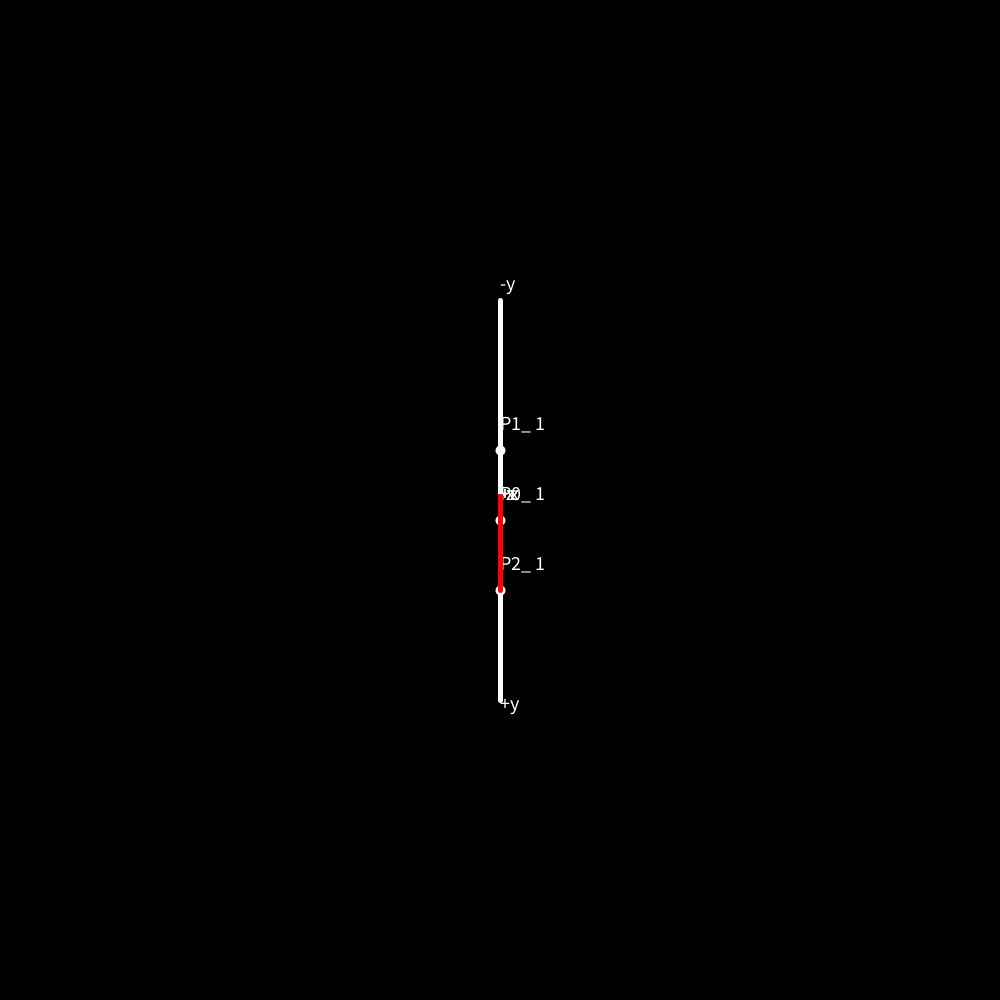
Frame 1 (no input)
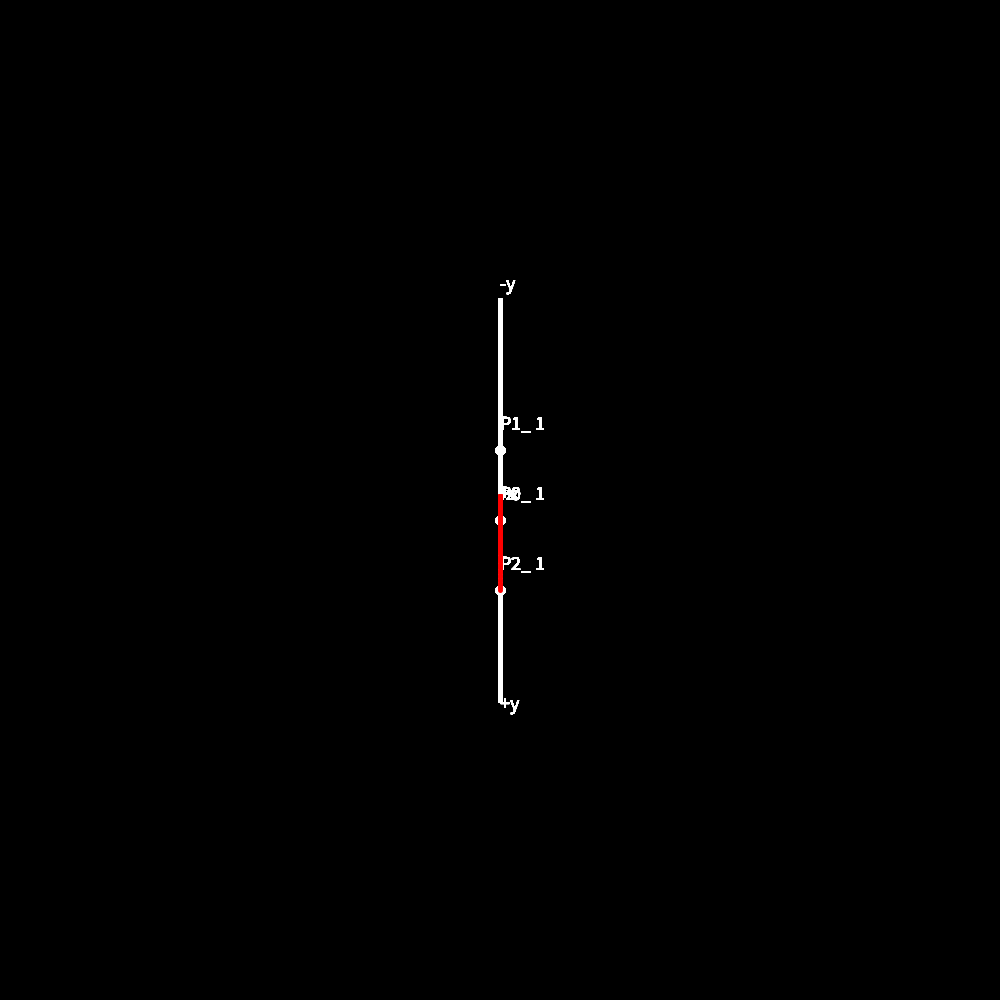
Frame 60 (the mouse pressed at the canvas centre just before this capture)
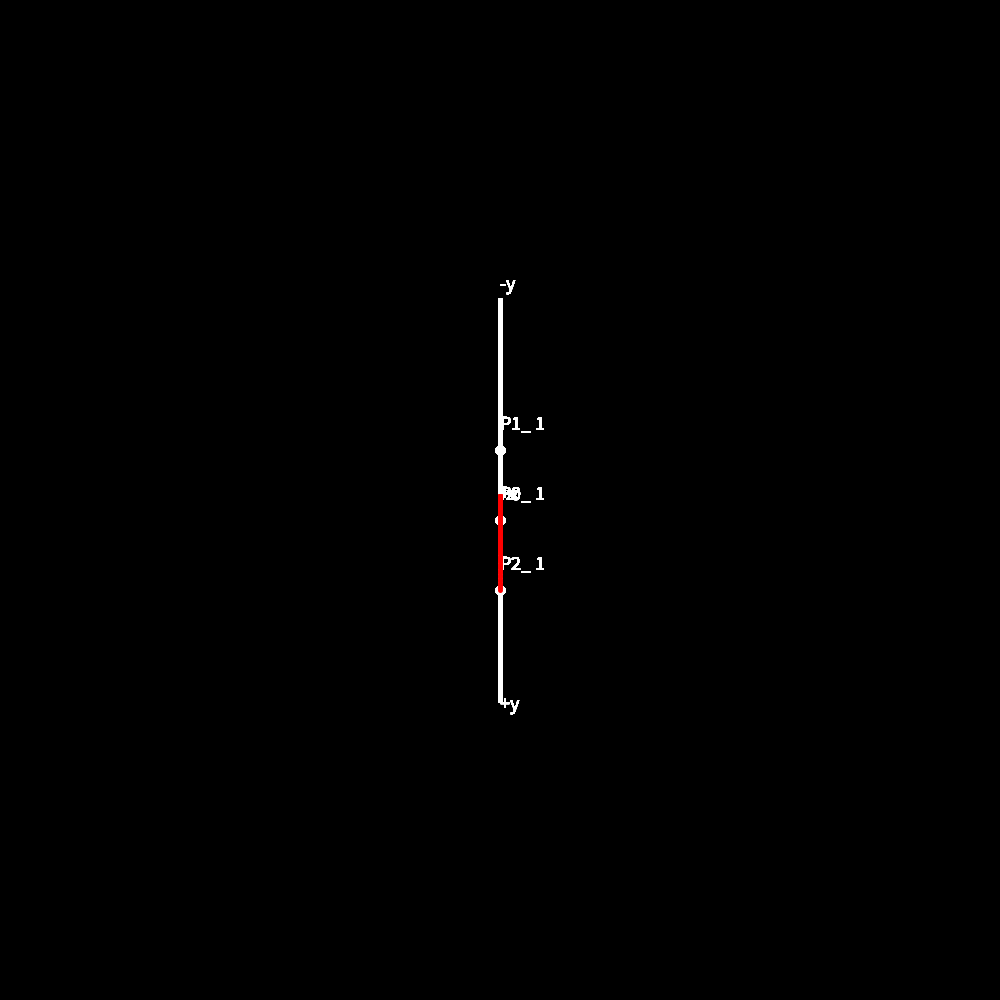
Frame 120 (the mouse held since frame 60 and released just before this capture)

The Processing sketch that drew these frames (run headless with seeded random() and noise(); from frame 60 on, the mouse is pressed at the canvas centre):

// Processing sketch: sketch_3D_coordinates
// ── sketch_3D_coordinates.pde
float[] A = new float[6];
float ceta,pi;
void setup()
{
  size(1000,1000);
  background(0);
}
void draw()
{
  if(mouseButton==LEFT)
  {
    ceta=mouseX/1000.0*360.0;
    pi=mouseY/1000.0*360.0;
    background(0);
    strokeWeight(5);
    stroke(255);
    textSize(10);
    text("pi=",85,100);
    text("ceta=",85,120);
    text(pi,100,100);
    text(ceta,110,120);
  }
  //point3D(100,110,150);
  line3D(-200,0,0,200,0,0);
  line3D(0,-200,0,0,200,0);
  line3D(0,0,-200,0,0,200);
  textSize(20);
  stroke(255);
  fill(255,255,255);
  check3D(210,0,0);
  text("+x",500+A[0],500+A[1]);
  check3D(-210,0,0);
  text("-x",500+A[0],500+A[1]);
  check3D(0,210,0);
  text("+y",500+A[0],500+A[1]);
  check3D(0,-210,0);
  text("-y",500+A[0],500+A[1]);
  check3D(0,0,210);
  text("+z",500+A[0],500+A[1]);
  check3D(0,0,-210);
  text("-z",500+A[0],500+A[1]);
  Bezier3D(10,20,30,-30,-50,-70,100,90,-30,1);
  
}
void point3D(float x,float y,float z)
{
  stroke(255);
  A[0]=x*sin(radians(ceta))-z*sin(radians(ceta));
  A[1]=y*cos(radians(pi))-x*sin(radians(pi))*sin(radians(ceta))-z*cos(radians(ceta))*sin(radians(pi));
  strokeWeight(10);
  stroke(255);
  point(500+A[0],500+A[1]);
}
void point3D_RGB(float x,float y,float z,float R,float G,float B,float st)
{
  stroke(255);
  A[0]=x*sin(radians(ceta))-z*sin(radians(ceta));
  A[1]=y*cos(radians(pi))-x*sin(radians(pi))*sin(radians(ceta))-z*cos(radians(ceta))*sin(radians(pi));
  strokeWeight(st);
  stroke(R,G,B);
  point(500+A[0],500+A[1]);
}
void line3D(float x,float y,float z,float w,float m,float n)
{
  stroke(255);
  A[2]=x*sin(radians(ceta))-z*sin(radians(ceta));
  A[3]=y*cos(radians(pi))-x*sin(radians(pi))*sin(radians(ceta))-z*cos(radians(ceta))*sin(radians(pi));
  A[4]=w*sin(radians(ceta))-n*sin(radians(ceta));
  A[5]=m*cos(radians(pi))-w*sin(radians(pi))*sin(radians(ceta))-n*cos(radians(ceta))*sin(radians(pi));
  strokeWeight(5);
  stroke(255);
  line(500+A[2],500+A[3],500+A[4],500+A[5]);
}
void check3D(float x,float y,float z)
{
  stroke(255);
  A[0]=x*sin(radians(ceta))-z*sin(radians(ceta));
  A[1]=y*cos(radians(pi))-x*sin(radians(pi))*sin(radians(ceta))-z*cos(radians(ceta))*sin(radians(pi));
}
void Bezier3D(float x0,float y0,float z0,float x1,float y1,float z1,float x2,float y2,float z2, float num)
{
  strokeWeight(6);
  stroke(#08FF16);
  point3D(x0,y0,z0);
  fill(255,255,255);
  textSize(20);
  check3D(x0+10,y0-20,z0-20);
  text("P0_",500+A[0],500+A[1]);
  text((int)num,500+A[0]+35,500+A[1]);
  strokeWeight(6);
  stroke(#08FF16);
  point3D(x1,y1,z1);
  fill(255,255,255);
  textSize(20);
  check3D(x1+10,y1-20,z1-20);
  text("P1_",500+A[0],500+A[1]);
  text((int)num,500+A[0]+35,500+A[1]);
  strokeWeight(6);
  stroke(#08FF16);
  point3D(x2,y2,z2);
  fill(255,255,255);
  textSize(20);
  check3D(x2+10,y2-20,z2-20);
  text("P2_",500+A[0],500+A[1]);
  text((int)num,500+A[0]+35,500+A[1]);
  float z,w,k,t=0;
  for(t=0;t<=1;t+=0.005)
  {
    z=t*t*x0+2*t*(1-t)*x1+(1-t)*(1-t)*x2;
    w=t*t*y0+2*t*(1-t)*y1+(1-t)*(1-t)*y2;
    k=t*t*z0+2*t*(1-t)*z1+(1-t)*(1-t)*z2;
    point3D_RGB(z,w,k,255,0,0,5);
  }
}
